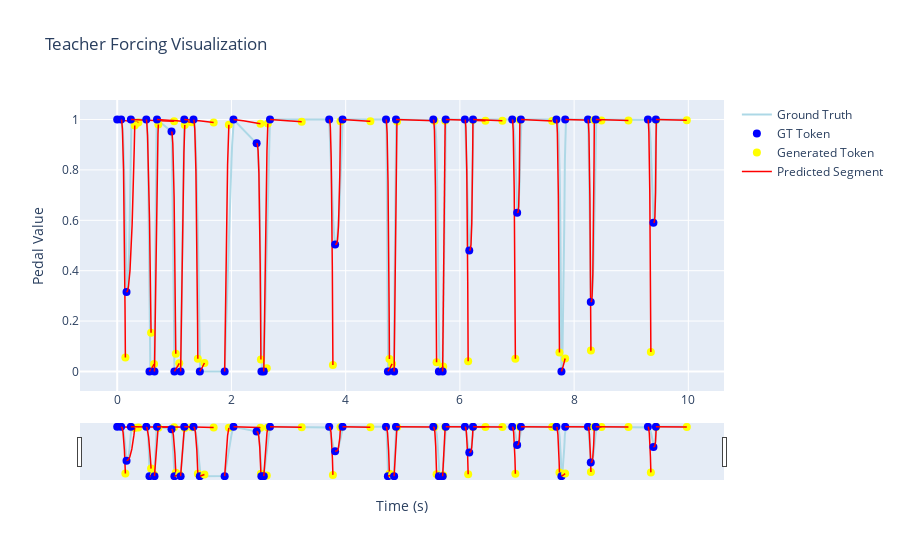

The code cell stored with this chart in its notebook:
### Code cell
fig = visualize_teacher_forcing(model, dataset)
fig.show()
